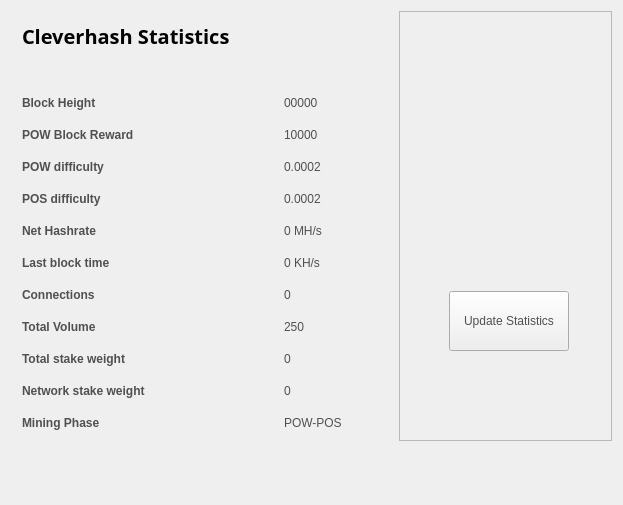
<?xml version="1.0" encoding="UTF-8"?>
<ui version="4.0">
 <class>StatisticsPage</class>
 <widget class="QWidget" name="StatisticsPage">
  <property name="windowModality">
   <enum>Qt::NonModal</enum>
  </property>
  <property name="geometry">
   <rect>
    <x>0</x>
    <y>0</y>
    <width>623</width>
    <height>505</height>
   </rect>
  </property>
  <property name="windowTitle">
   <string>Digging</string>
  </property>
  <property name="styleSheet">
   <string notr="true">color:#505050;
font-family:'Open Sans,sans-serif';</string>
  </property>
  <layout class="QGridLayout" name="gridLayout">
   <property name="sizeConstraint">
    <enum>QLayout::SetMaximumSize</enum>
   </property>
   <item row="0" column="1">
    <widget class="QFrame" name="frame">
     <property name="minimumSize">
      <size>
       <width>213</width>
       <height>0</height>
      </size>
     </property>
     <property name="frameShape">
      <enum>QFrame::StyledPanel</enum>
     </property>
     <property name="frameShadow">
      <enum>QFrame::Raised</enum>
     </property>
     <widget class="QPushButton" name="startButton">
      <property name="geometry">
       <rect>
        <x>50</x>
        <y>280</y>
        <width>120</width>
        <height>60</height>
       </rect>
      </property>
      <property name="sizePolicy">
       <sizepolicy hsizetype="Fixed" vsizetype="Fixed">
        <horstretch>0</horstretch>
        <verstretch>0</verstretch>
       </sizepolicy>
      </property>
      <property name="minimumSize">
       <size>
        <width>120</width>
        <height>60</height>
       </size>
      </property>
      <property name="autoFillBackground">
       <bool>false</bool>
      </property>
      <property name="styleSheet">
       <string notr="true"/>
      </property>
      <property name="text">
       <string>Update Statistics</string>
      </property>
     </widget>
     <widget class="QLabel" name="label">
      <property name="geometry">
       <rect>
        <x>10</x>
        <y>10</y>
        <width>191</width>
        <height>191</height>
       </rect>
      </property>
      <property name="text">
       <string/>
      </property>
      <property name="pixmap">
       <pixmap resource="../bitcoin.qrc">:/icons/coinbg</pixmap>
      </property>
      <property name="scaledContents">
       <bool>true</bool>
      </property>
     </widget>
    </widget>
   </item>
   <item row="0" column="0">
    <widget class="QFrame" name="gridFrame_2">
     <layout class="QGridLayout" name="gridLayout_4">
      <item row="3" column="0">
       <layout class="QFormLayout" name="formLayout_2">
        <property name="fieldGrowthPolicy">
         <enum>QFormLayout::FieldsStayAtSizeHint</enum>
        </property>
        <property name="horizontalSpacing">
         <number>139</number>
        </property>
        <property name="verticalSpacing">
         <number>18</number>
        </property>
        <property name="rightMargin">
         <number>0</number>
        </property>
        <item row="1" column="0">
         <widget class="QLabel" name="label_14">
          <property name="text">
           <string>&lt;html&gt;&lt;head/&gt;&lt;body&gt;&lt;p&gt;&lt;span style=&quot; font-weight:600;&quot;&gt;Block Height&lt;/span&gt;&lt;/p&gt;&lt;/body&gt;&lt;/html&gt;</string>
          </property>
         </widget>
        </item>
        <item row="1" column="1">
         <widget class="QLabel" name="heightBox">
          <property name="text">
           <string>00000</string>
          </property>
         </widget>
        </item>
        <item row="2" column="0">
         <widget class="QLabel" name="label_12">
          <property name="text">
           <string>&lt;html&gt;&lt;head/&gt;&lt;body&gt;&lt;p&gt;&lt;span style=&quot; font-weight:600;&quot;&gt;POW Block Reward&lt;/span&gt;&lt;/p&gt;&lt;/body&gt;&lt;/html&gt;</string>
          </property>
         </widget>
        </item>
        <item row="2" column="1">
         <widget class="QLabel" name="rewardBox">
          <property name="text">
           <string>10000</string>
          </property>
         </widget>
        </item>
        <item row="3" column="0">
         <widget class="QLabel" name="label_13">
          <property name="text">
           <string>&lt;html&gt;&lt;head/&gt;&lt;body&gt;&lt;p&gt;&lt;span style=&quot; font-weight:600;&quot;&gt;POW difficulty&lt;/span&gt;&lt;/p&gt;&lt;/body&gt;&lt;/html&gt;</string>
          </property>
         </widget>
        </item>
        <item row="3" column="1">
         <widget class="QLabel" name="diffBox">
          <property name="text">
           <string>0.0002</string>
          </property>
         </widget>
        </item>
        <item row="4" column="0">
         <widget class="QLabel" name="label_9">
          <property name="text">
           <string>&lt;html&gt;&lt;head/&gt;&lt;body&gt;&lt;p&gt;&lt;span style=&quot; font-weight:600;&quot;&gt;POS difficulty&lt;/span&gt;&lt;/p&gt;&lt;/body&gt;&lt;/html&gt;</string>
          </property>
         </widget>
        </item>
        <item row="4" column="1">
         <widget class="QLabel" name="diffBox2">
          <property name="text">
           <string>0.0002</string>
          </property>
         </widget>
        </item>
        <item row="5" column="1">
         <widget class="QLabel" name="pawrateBox">
          <property name="text">
           <string>0 MH/s</string>
          </property>
         </widget>
        </item>
        <item row="6" column="0">
         <widget class="QLabel" name="label3_2">
          <property name="sizePolicy">
           <sizepolicy hsizetype="Preferred" vsizetype="Maximum">
            <horstretch>0</horstretch>
            <verstretch>0</verstretch>
           </sizepolicy>
          </property>
          <property name="text">
           <string>&lt;html&gt;&lt;head/&gt;&lt;body&gt;&lt;p&gt;&lt;span style=&quot; font-weight:600;&quot;&gt;Last block time&lt;/span&gt;&lt;/p&gt;&lt;/body&gt;&lt;/html&gt;</string>
          </property>
         </widget>
        </item>
        <item row="6" column="1">
         <widget class="QLabel" name="localBox">
          <property name="text">
           <string>0 KH/s</string>
          </property>
         </widget>
        </item>
        <item row="7" column="0">
         <widget class="QLabel" name="label1_2">
          <property name="text">
           <string>&lt;html&gt;&lt;head/&gt;&lt;body&gt;&lt;p&gt;&lt;span style=&quot; font-weight:600;&quot;&gt;Connections&lt;/span&gt;&lt;/p&gt;&lt;/body&gt;&lt;/html&gt;</string>
          </property>
         </widget>
        </item>
        <item row="7" column="1">
         <widget class="QLabel" name="connectionBox">
          <property name="text">
           <string>0</string>
          </property>
         </widget>
        </item>
        <item row="8" column="0">
         <widget class="QLabel" name="label_8">
          <property name="text">
           <string>&lt;html&gt;&lt;head/&gt;&lt;body&gt;&lt;p&gt;&lt;span style=&quot; font-weight:600;&quot;&gt;Total Volume&lt;/span&gt;&lt;/p&gt;&lt;/body&gt;&lt;/html&gt;</string>
          </property>
         </widget>
        </item>
        <item row="8" column="1">
         <widget class="QLabel" name="volumeBox">
          <property name="text">
           <string>250</string>
          </property>
         </widget>
        </item>
        <item row="9" column="0">
         <widget class="QLabel" name="label_10">
          <property name="text">
           <string>&lt;html&gt;&lt;head/&gt;&lt;body&gt;&lt;p&gt;&lt;span style=&quot; font-weight:600;&quot;&gt;Total stake weight&lt;/span&gt;&lt;/p&gt;&lt;/body&gt;&lt;/html&gt;</string>
          </property>
         </widget>
        </item>
        <item row="9" column="1">
         <widget class="QLabel" name="minBox">
          <property name="text">
           <string>0</string>
          </property>
         </widget>
        </item>
        <item row="10" column="0">
         <widget class="QLabel" name="label_11">
          <property name="text">
           <string>&lt;html&gt;&lt;head/&gt;&lt;body&gt;&lt;p&gt;&lt;span style=&quot; font-weight:600;&quot;&gt;Network stake weight&lt;/span&gt;&lt;/p&gt;&lt;/body&gt;&lt;/html&gt;</string>
          </property>
         </widget>
        </item>
        <item row="10" column="1">
         <widget class="QLabel" name="maxBox">
          <property name="text">
           <string>0</string>
          </property>
         </widget>
        </item>
        <item row="11" column="0">
         <widget class="QLabel" name="label_15">
          <property name="text">
           <string>&lt;html&gt;&lt;head/&gt;&lt;body&gt;&lt;p&gt;&lt;span style=&quot; font-weight:600;&quot;&gt;Mining Phase&lt;/span&gt;&lt;/p&gt;&lt;/body&gt;&lt;/html&gt;</string>
          </property>
         </widget>
        </item>
        <item row="11" column="1">
         <widget class="QLabel" name="cBox">
          <property name="text">
           <string>POW-POS</string>
          </property>
         </widget>
        </item>
        <item row="5" column="0">
         <widget class="QLabel" name="label_16">
          <property name="text">
           <string>&lt;html&gt;&lt;head/&gt;&lt;body&gt;&lt;p&gt;&lt;span style=&quot; font-weight:600;&quot;&gt;Net Hashrate&lt;/span&gt;&lt;/p&gt;&lt;/body&gt;&lt;/html&gt;</string>
          </property>
         </widget>
        </item>
       </layout>
      </item>
      <item row="1" column="0">
       <layout class="QHBoxLayout" name="horizontalLayout_4">
        <property name="spacing">
         <number>7</number>
        </property>
        <item>
         <widget class="QLabel" name="label_5">
          <property name="font">
           <font>
            <family>Open Sans,sans-serif</family>
           </font>
          </property>
          <property name="text">
           <string>&lt;html&gt;&lt;head/&gt;&lt;body&gt;&lt;p&gt;&lt;span style=&quot; font-size:20px; font-weight:600; color:#000000;&quot;&gt;Cleverhash Statistics&lt;/span&gt;&lt;/p&gt;&lt;/body&gt;&lt;/html&gt;</string>
          </property>
         </widget>
        </item>
        <item>
         <spacer name="horizontalSpacer_2">
          <property name="orientation">
           <enum>Qt::Horizontal</enum>
          </property>
          <property name="sizeHint" stdset="0">
           <size>
            <width>40</width>
            <height>20</height>
           </size>
          </property>
         </spacer>
        </item>
       </layout>
      </item>
      <item row="2" column="0">
       <spacer name="verticalSpacer_2">
        <property name="orientation">
         <enum>Qt::Vertical</enum>
        </property>
        <property name="sizeHint" stdset="0">
         <size>
          <width>20</width>
          <height>40</height>
         </size>
        </property>
       </spacer>
      </item>
     </layout>
    </widget>
   </item>
   <item row="1" column="0">
    <spacer name="verticalSpacer">
     <property name="orientation">
      <enum>Qt::Vertical</enum>
     </property>
     <property name="sizeHint" stdset="0">
      <size>
       <width>20</width>
       <height>40</height>
      </size>
     </property>
    </spacer>
   </item>
  </layout>
 </widget>
 <layoutdefault spacing="6" margin="11"/>
 <resources/>
 <connections/>
</ui>
